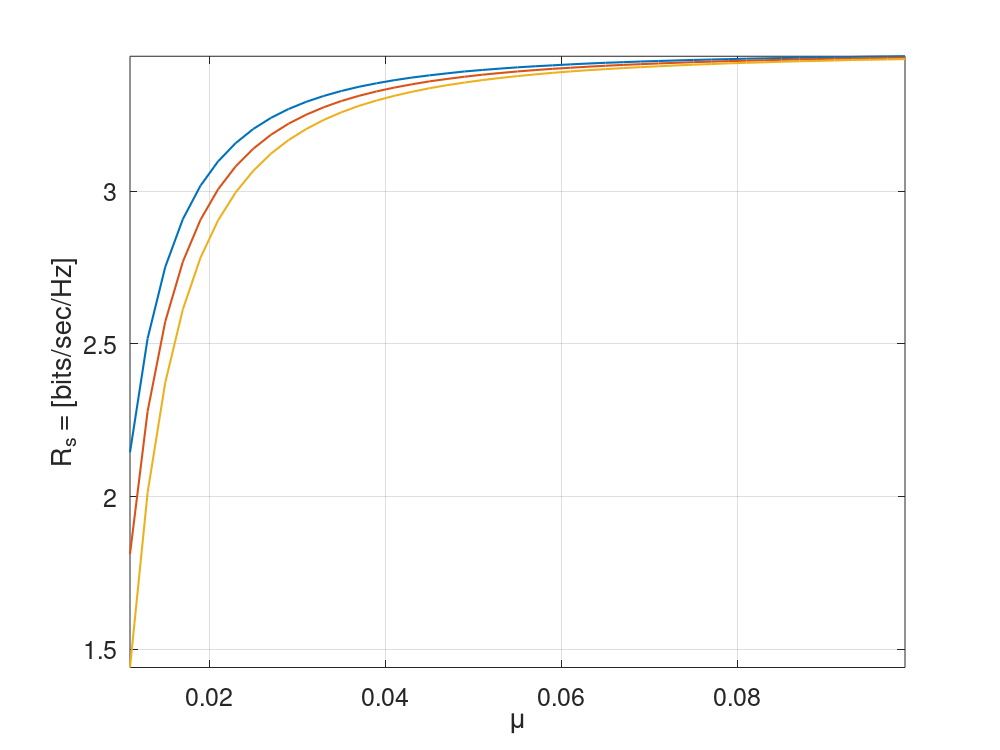

Recreate this plot in MATLAB.
%%%%%%%%%%%%%%%%%%%%%%%%%%%%%%%%%%%%%%%%%%%%%%%%%%%%%%%%%%%%%%%%%%%%%%%%%%%
%                                                      
%
%                                
%        Description: This m-file considers the Throughput-accuracy at PR 
%        anlysis for the AWGN channel.        
%        
%        The simulation is performed to show the following:
%        1) Analyse the throughput vs accuracy curves
%
%        Created on: 17.09.14
%        Last modified: 17.09.14
%        Revision History: 17.09.14 --> File generated   
%  
%%%%%%%%%%%%%%%%%%%%%%%%%%%%%%%%%%%%%%%%%%%%%%%%%%%%%%%%%%%%%%%%%%%%%%%%%%%

clear all;
close all;
clc;

sim = 0;                                  % Enable( = 1) to perform simulation, theoretical analysis
th = 0;                                   % disable ( = 0) to plot curves, data is read from a file
                                          % Theoretical anaylsis is also included of simulation as
                                          % numerical integration is involved
%%%%%%%%%%%%%%%%%%%%%%%%%%%%%%%%%%%%%%%%%%%%%%%%%%%%%%%%%%%%%%%%%%%%%%%%%%%
%   Parameters
%%%%%%%%%%%%%%%%%%%%%%%%%%%%%%%%%%%%%%%%%%%%%%%%%%%%%%%%%%%%%%%%%%%%%%%%%%%
P_tran = 00;                              % Power transmitted by PR  
noise_power = -100;                       % noise power -100 dBm
I_T = -110;                               % Interference temperature -80 dBm
f_s = 1e6;                                % 1 MHz one band
K = 0.1 * f_s;                            % K = Total number of samples in a frame = T * f_s, T = 100 ms WRAN standard
alpha_true_p = 100;                       % True Path loss between ST and PR  to achieve P_p = IT  
alpha_true_s = 080;                       % True Path loss between ST and SR  to achieve P_p = IT  
epsilon_P = [0 0.92, 0.95, 0.97];           % Probability constraint


%%%%%%%%%%%%%%%%%%%%%%%%%%%%%%%%%%%%%%%%%%%%%%%%%%%%%%%%%%%%%%%%%%%%%%%%%%%
%   Simulation
%%%%%%%%%%%%%%%%%%%%%%%%%%%%%%%%%%%%%%%%%%%%%%%%%%%%%%%%%%%%%%%%%%%%%%%%%%%


if sim
    M = 1e4;                                  % Number of realizations 
    mu_P_sim = 0.7:0.05:1;                    % Accuracy at PR
    N_sim = ceil([1:3:20] * (1e-3 * f_s));    % N = Total of samples used for estimation = tau * f_s 
    P_reg_sim = zeros(length(N_sim), M);      % Regulated transmitted power at ST
    P_p_sim = zeros(length(N_sim), M);        % Power received at the PR
    R_sim = zeros(length(N_sim), M);          % Throughput at the SR
    P_rcvd_sim = zeros(1, M);                 % Received Power at ST

    
    Exp_R_sim = zeros(1,length(N_sim));       % Expected throughput  
    Exp_P_reg_sim = zeros(1,length(N_sim));   % Expected power regulated by ST
    Exp_P_p_sim = zeros(1,length(N_sim));     % Expected power received at PR
    PC_P_p_sim = zeros(1,length(N_sim));      % Confidence probability power at PR  
    PC_R_sim = zeros(1,length(N_sim));        % Condidence probability rate at SR
    for i=1:length(N_sim)
        disp(strcat('N = ',num2str(i))); 
        for j=1:M
            % Estimate the received power P_reg with additive noise amplitude (zero mean and noise variance) 
            samples = sqrt(10^((P_tran)/10) * 10^(-alpha_true_p/10)) * ones(1, N_sim(i)) + random('norm', 0, sqrt(10^(noise_power/10)), 1, N_sim(i));
            % Checkpoint 
            % Here the samples must be Gaussian distributed with mean = 10^(P_reg/10), 
            % examine by ploting the histogram, hist(samples, 100)
            P_rcvd_sim(i,j) = mean(samples.^2);                      
            
        end
            nc_sim = zeros(1, M);
            % Determine the scaling factor, which is the Expected Received
            % power at PR is scaled to meet the interference temperature
            nc_sim = 1 / mean(10^(-alpha_true_p/10) ./ P_rcvd_sim(i,:)); 
            
            % Perform power control over the received samples, 
            % P_reg_sim  = nc 
            % hist(P_reg_sim(i,:), 50)
            P_reg_sim(i,:) =  10^(I_T/10) * nc_sim ./ P_rcvd_sim(i,:);           
            
            % Determine P_p, P_s and R from P_reg after imposing path loss
            % hist(P_p_sim(i,:), 50)
            P_p_sim(i,:) = 10^(-alpha_true_p/10) * P_reg_sim(i,:);
           
            % hist(R_sim(i,:), 50)
            R_sim(i,:) = (K- N_sim(i))/K * log2(1 + 10^(-alpha_true_s/10) * P_reg_sim(i,:) / 10^(noise_power/10));     
            
           %% Determining the performance meterics --> Exp_R, CP_power, CP_rate            
            % Expected values
            Exp_P_reg_sim(i) = mean(P_reg_sim(i,:));
            Exp_R_sim(i) = mean(R_sim(i,:));
            Exp_P_p_sim(i) = mean(P_p_sim(i,:));
            
            % PC power
            upper_limit = Exp_P_p_sim(i) * (1 + mu_P);
            lower_limit = Exp_P_p_sim(i) * (1 - mu_P);
            PC_P_p_sim(i) = 1/M * length(find((P_p_sim(i,:) < upper_limit) & (P_p_sim(i,:) > lower_limit)));
            
            disp(strcat('Exp_R_sim(i) = ',num2str(Exp_R_sim(i)))); 
            disp(strcat('PC_power_sim(i) = ',num2str(PC_P_p_sim(i)))); 
    end
    save('results_opt_thr_vs_acc_AWGN_wo_nu_sim.mat');
    if ~th      % If theoretical analysis is already simulated the computation ends here.
        quit;
    end
end
    
    %%%%%%%%%%%%%%%%%%%%%%%%%%%%%%%%%%%%%%%%%%%%%%%%%%%%%%%%%%%%%%%%%%%%%%%%%%%
    %   Theoretical analysis
    %%%%%%%%%%%%%%%%%%%%%%%%%%%%%%%%%%%%%%%%%%%%%%%%%%%%%%%%%%%%%%%%%%%%%%%%%%%
if th
    %% Theoretical parameters
    mu_P_th = 0.001:0.002:0.1;                                   % Accuracy at PR
    Exp_R_opt = zeros(length(epsilon_P),length(mu_P_th));        % Expected power regulated by ST
    N_optimum = zeros(length(epsilon_P),length(mu_P_th));        % Optimum Sensing Time ST


    nc_th = (10^(noise_power/10)/10^(-alpha_true_p/10) + 10^(P_tran/10));
    for e  = 1:length(epsilon_P)
        disp(strcat('epsilon_P = ',num2str(epsilon_P(e)))); 
        parfor m = 1:length(mu_P_th)    

            %%%%%%%%%%%%%%%%%%%%%%%%%%%%%%%%%%%%%%%%%%%%%%%%%%%%%%%%%%%%%%%%%%%%%%%%%%%
            %   Finding optimum Rate by determing the optimum sensing time
            %%%%%%%%%%%%%%%%%%%%%%%%%%%%%%%%%%%%%%%%%%%%%%%%%%%%%%%%%%%%%%%%%%%%%%%%%%%

            disp(strcat('mu_P_th = ',num2str(mu_P_th(m)))); 

            N_opt = ([0.01:0.01:100] * (1e-3 * f_s));

            for i = length(N_opt):-1:1           
                Exp_P_p_opt = 10^(I_T/10);

                % Confidence probability power at PR
                PC_P_p_opt = marcumq(sqrt(10^(-alpha_true_p/10) * 10^(P_tran/10) * ...
                    N_opt(i)/(10^(noise_power/10))),...
                    sqrt(10^(I_T/10) * nc_th * N_opt(i) * 10^(-alpha_true_p/10)/...
                    (10^(noise_power/10) * (1 + mu_P_th(m)) * Exp_P_p_opt)), ceil(N_opt(i)/2 - 1)) -... 
                marcumq(sqrt(10^(-alpha_true_p/10) * 10^(P_tran/10) * ...
                    N_opt(i)/(10^(noise_power/10))),...
                    sqrt(10^(I_T/10) * nc_th * N_opt(i) * 10^(-alpha_true_p/10)/...
                    (10^(noise_power/10) * (1 - mu_P_th(m)) * Exp_P_p_opt)), ceil(N_opt(i)/2 - 1));

                % Optimum PC        
                if (PC_P_p_opt < epsilon_P(e))
                    N_optimum(e, m) = N_opt(i);        
                    break;
                end
                %disp(strcat('PC_P_p_opt = ',num2str(PC_P_p_opt))); 
            end 
            Exp_R_opt(e, m) = (K- N_optimum(e, m))/K * log2(1 + 10^(I_T/10)/(10^(P_tran/10) *  10^(-alpha_true_p/10) +...
                    10^(noise_power/10)) * nc_th * 10^(-alpha_true_s/10)  / 10^(noise_power/10));
            disp(strcat('Exp_R_opt = ',num2str(Exp_R_opt(e, m))));
        end
    end
    save('results_opt_thr_vs_acc_AWGN_wo_nu_th.mat');
    quit;
end
load('results_opt_thr_vs_acc_AWGN_wo_nu_th.mat');

temp = 6:1:50;
%%%%%%%%%%%%%%%%%%%%%%%%%%%%%%%%%%%%%%%%%%%%%%%%%%%%%%%%%%%%%%%%%%%%%%%%%%%
%   Plot curves theoretical analysis
%%%%%%%%%%%%%%%%%%%%%%%%%%%%%%%%%%%%%%%%%%%%%%%%%%%%%%%%%%%%%%%%%%%%%%%%%%%
Fontsize = 18;
plot(mu_P_th(temp), Exp_R_opt(1,(temp)), 'LineWidth',1.5, 'HandleVisibility','off');
hold on,
plot(mu_P_th(temp), Exp_R_opt(2,(temp)), 'LineWidth',1.5, 'HandleVisibility','off');
hold on,
plot(mu_P_th(temp), Exp_R_opt(3,(temp)), 'LineWidth',1.5, 'HandleVisibility','off');
if 0 
    load('results_opt_thr_vs_acc_AWGN_wo_nu_sim.mat');
    %%%%%%%%%%%%%%%%%%%%%%%%%%%%%%%%%%%%%%%%%%%%%%%%%%%%%%%%%%%%%%%%%%%%%%%%%%%
    %   Plot curves simulation
    %%%%%%%%%%%%%%%%%%%%%%%%%%%%%%%%%%%%%%%%%%%%%%%%%%%%%%%%%%%%%%%%%%%%%%%%%%%
    set(ax,'NextPlot','add');
    h6 = plot(ax(1), N_sim * 1e-3, Exp_R_sim, 'r*', 'HandleVisibility','off');
    set(ax,'NextPlot','add');
    plot(ax(2), N_sim * 1e-3, PC_P_p_sim, 'r*', 'HandleVisibility','off');
end

grid on;
axis([min(mu_P_th(temp)) max(mu_P_th(temp)) min(min(Exp_R_opt(:,temp))) max(max(Exp_R_opt(:,10:50)))]);
ylabel('R_s = [bits/sec/Hz]','FontSize',Fontsize+2);
xlabel('\mu','FontSize',Fontsize+2);
set(gca,'FontSize',Fontsize);
set(gcf, 'PaperUnits','inches');
set(gcf, 'PaperSize',[10 7.5]);
set(gcf, 'PaperPositionMode','manual');
set(gcf, 'PaperPosition',[ 0 0 10 7.5]);
%print(gcf,'-dpdf','../figures/fig_opt_thr_vs_acc_AWGN');
%print(gcf,'-depsc','../figures/fig_opt_thr_vs_acc_AWGN');
